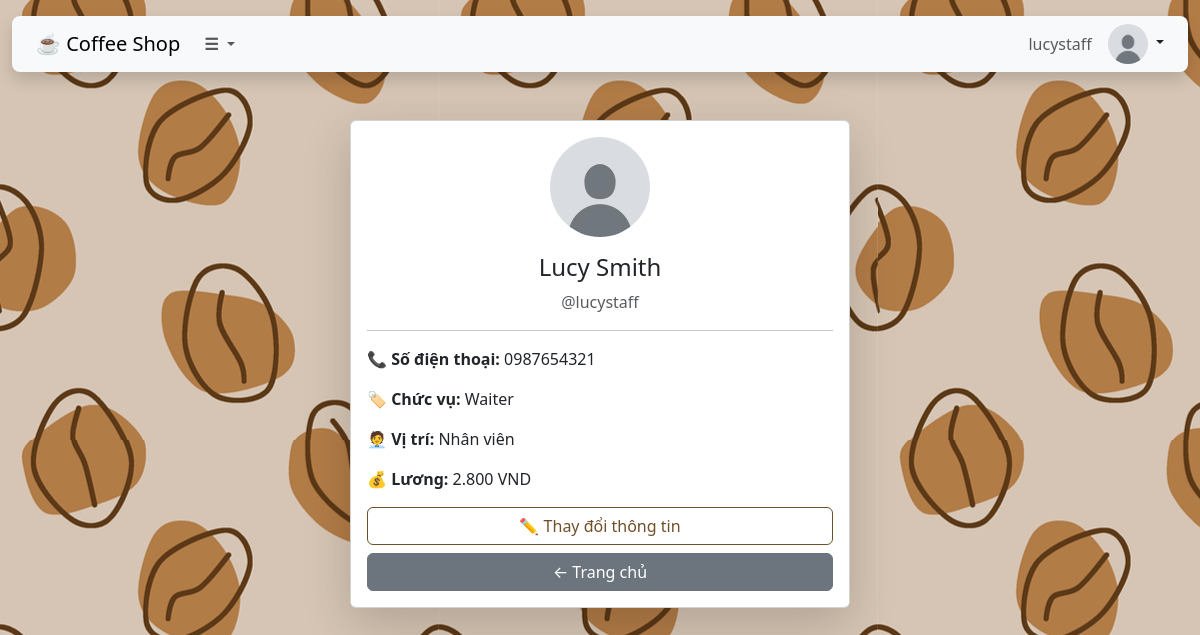
Before: /ProfileController/index (signed in) with the older database file.
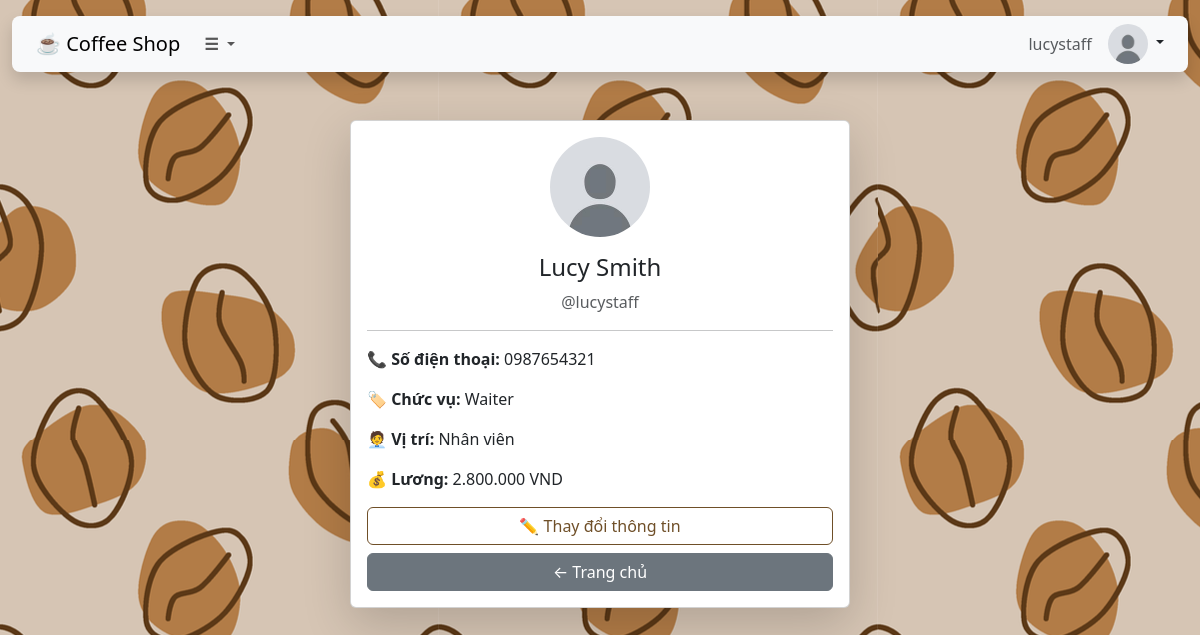
After: the same page with the newer database file.
### tables this page shows
CREATE TABLE Staff (
    staffId INT AUTO_INCREMENT PRIMARY KEY NOT NULL,
    name VARCHAR(100) NOT NULL,
    position VARCHAR(50) NOT NULL,
    username VARCHAR(50) NOT NULL,
    isManager TINYINT(1) DEFAULT 0 NOT NULL,
    salary INT NOT NULL,
    phone VARCHAR(20) NOT NULL,
    FOREIGN KEY (username) REFERENCES Account(username)
);

### core/Controller.php (called while the page is built, shortened)
<?php
class Controller {
    public function model($modelName) {
        return new $modelName;
    }
    public function view($viewPath, $data = []) {
        require_once __DIR__ . '/../app/views/' . $viewPath . '.php';
    }
}

### core/Database.php (called while the page is built, shortened)
<?php
class Database {
    private $host = "localhost";
    private $user = "root";
    private $pass = "";
    private $dbname = "coffee_shop";
    private $dbh;
    private $stmt;
    public function __construct() {
        $dsn = "mysql:host={$this->host};dbname={$this->dbname};charset=utf8";
        $options = [
            PDO::ATTR_ERRMODE            => PDO::ERRMODE_EXCEPTION,
            PDO::ATTR_DEFAULT_FETCH_MODE => PDO::FETCH_ASSOC
        ];
        try {
            $this->dbh = new PDO($dsn, $this->user, $this->pass, $options);
        } catch (PDOException $e) {
            die("Database Connection Failed: " . $e->getMessage());
        }
    }
    public function query($sql) {
        $this->stmt = $this->dbh->prepare($sql);
    }
    public function bind($param, $value, $type = null) {
        if (is_null($type)) {
            $type = match (true) {
                is_int($value)   => PDO::PARAM_INT,
                is_bool($value)  => PDO::PARAM_BOOL,
                is_null($value)  => PDO::PARAM_NULL,
                default          => PDO::PARAM_STR,
            };
        }
        $this->stmt->bindValue($param, $value, $type);
    }
    public function execute() {
        return $this->stmt->execute();
    }
    public function single() {
        $this->execute();
        return $this->stmt->fetch(PDO::FETCH_ASSOC);
    }
}

### app/models/Staff.php (called while the page is built, shortened)
<?php
    class Staff {
        private $db;
        public function __construct() {
            $this->db = new Database();
        }
        public function getStaffByUserName($username) {
            $this->db->query("SELECT * FROM staff WHERE username = :username");
            $this->db->bind(':username', $username);
            return $this->db->single();
        }
    }
?>

### app/views/mainpage/profile.php (the view, shortened to what this page needs)
<?php
$role = $_SESSION['role'] ?? 'guest';
$info = ($role === 'customer') ? $data['customer'] : $data['staff'];
$imgSrc = empty($_SESSION['avatar'])
    ? '/cnpm-final/public/images/avatar/default.jpg'
    : '/cnpm-final/public/images/avatar/' . $_SESSION['avatar'];
?>
<div class="container mt-5">
    <div class="card mx-auto shadow-lg" style="max-width: 500px;">
        <div class="card-body text-center">
            <img src="<?= $imgSrc ?>" alt="Avatar" class="rounded-circle mb-3" style="width: 100px; height: 100px; object-fit: cover;">
            <h4 class="card-title"><?= htmlspecialchars($info['name']) ?></h4>
            <p class="text-muted">@<?= htmlspecialchars($info['username']) ?></p>
            <hr>
            <div class="text-start">
                <?php if ($role === 'customer'): ?>
                    <p><strong>📞 Số điện thoại:</strong> <?= htmlspecialchars($info['phone']) ?></p>
                    <p><strong>⭐ Điểm tích lũy:</strong> <?= number_format($info['points']) ?> điểm</p>
                <?php elseif ($role === 'staff' || $role === 'manager'): ?>
                    <p><strong>📞 Số điện thoại:</strong> <?= htmlspecialchars($info['phone']) ?></p>
                    <p><strong>🏷️ Chức vụ:</strong> <?= htmlspecialchars($info['position']) ?></p>
                    <p><strong>🧑‍💼 Vị trí:</strong> <?= $role === 'manager' ? 'Quản lý' : 'Nhân viên' ?></p>
                    <p><strong>💰 Lương:</strong> <?= number_format($info['salary'], 0, ',', '.') ?> VND</p>
                <?php endif; ?>
            </div>
            <div class="d-grid gap-2 mt-3">
                <button class="btn btn-outline-primary" data-bs-toggle="modal" data-bs-target="#editModal">✏️ Thay đổi thông tin</button>
                <a href="/cnpm-final/HomeController/index" class="btn btn-secondary">← Trang chủ</a>
            </div>
        </div>
    </div>
</div>

### index.php (shortened to what this page needs)
<!DOCTYPE html>
<html lang="vi">
<head>
    <link href="https://cdn.jsdelivr.net/npm/bootstrap@5.3.0/dist/css/bootstrap.min.css" rel="stylesheet">
    <link rel="stylesheet" href="/cnpm-final/public/css/style.css">
</head>
<body>
    <?php
        spl_autoload_register(function ($class) {
            $paths = ['core/', 'app/controllers/', 'app/models/', 'app/services/'];
            foreach ($paths as $path) {
                $file = $path . $class . '.php';
                if (file_exists($file)) {
                    return;
                }
            }
        });
        require_once __DIR__ . '/app/views/layout/header.php';
        $app = new App();
    ?>
</body>
</html>

### app/views/layout/header.php (shortened to what this page needs)
<div class="container-fluid mt-3 mb-3">
  <nav class="navbar navbar-expand-lg bg-light text-dark px-4 py-2 shadow rounded-3">
    <a class="navbar-brand" href="/cnpm-final/HomeController/index">☕ Coffee Shop</a>
    <div class="collapse navbar-collapse" id="navbarContent">
      <ul class="navbar-nav me-auto mb-2 mb-lg-0">
        <?php $role = $_SESSION['role'] ?? 'guest'; ?>
        <?php if ($role !== 'guest'): ?>
          <li class="nav-item dropdown">
            <a class="nav-link dropdown-toggle fw-bold" href="#" id="functionDropdown" role="button" data-bs-toggle="dropdown" aria-expanded="false">
              &#9776;
            </a>
          </li>
        <?php endif; ?>
      </ul>
      <div class="d-flex align-items-center gap-3 ms-auto">
        <span class="text-muted"><?= htmlspecialchars($_SESSION['username'] ?? 'Guest') ?></span>
        <?php if ($role === 'guest'): ?>
          <a href="/cnpm-final/HomeController/loginPage" class="btn btn-outline-primary">Đăng nhập</a>
        <?php else: ?>
          <?php
            $avatar = $_SESSION['avatar'] ?? 'default.jpg';
            $imgSrc = "/cnpm-final/public/images/avatar/" . $avatar;
          ?>
          <div class="dropdown">
            <button class="btn dropdown-toggle p-0 border-0 bg-transparent" type="button" data-bs-toggle="dropdown">
              <img src="<?= $imgSrc ?>" class="rounded-circle" width="40" height="40" alt="avatar">
            </button>
          </div>
        <?php endif; ?>
      </div>
    </div>
  </nav>
</div>

### core/App.php (shortened to what this page needs)
<?php
    class App {
        protected $method = 'index';
        public function __construct() {
            $url = $this->parseUrl();
            $controllerPath = __DIR__ . '/../app/controllers/' . ucfirst($url[0]) . '.php';
            if (file_exists($controllerPath)) {
                unset($url[0]);
            }
            $this->controller = new $this->controller;
            if (isset($url[1]) && method_exists($this->controller, $url[1])) {
                $this->method = $url[1];
                unset($url[1]);
            }
            $this->params = $url ? array_values($url) : [];
            if ($_SERVER['REQUEST_METHOD'] === 'POST' && method_exists($this->controller, 'handlePost')) {
                call_user_func_array([$this->controller, 'handlePost'], $this->params);
            } else {
                call_user_func_array([$this->controller, $this->method], $this->params);
            }
        }
        private function parseUrl() {
            if (isset($_GET['url'])) {
                return explode('/', filter_var(rtrim($_GET['url'], '/'), FILTER_SANITIZE_URL));
            }
            return ['home'];
        }
    }
?>

### app/controllers/ProfileController.php (shortened to what this page needs)
<?php
    class ProfileController extends Controller {
        public function index() {
            $role = $_SESSION['role'] ?? 'guest';
            $username = $_SESSION['username'] ?? '';
            if ($role === 'customer') {
                $customerModel = $this->model('Customer');
                $customer = $customerModel->getCustomerByUserName($username);
                $this->view('mainpage/profile', ['customer' => $customer]);
            } elseif ($role === 'staff' || $role === 'manager') {
                $staffModel = $this->model('Staff');
                $staff = $staffModel->getStaffByUserName($username);
                $this->view('mainpage/profile', ['staff' => $staff]);
            }
        }
    }
?>

### public/css/style.css (style rules this page uses)
body { background-image: url('/cnpm-final/public/images/other/background.png'); background-size: auto; background-repeat: repeat; background-position: 0 0; }
.btn-outline-primary { color: #6f4f28 !important; border-color: #6f4f28 !important; }

Changed rows visible on the page:
changed staff "Lucy Smith": salary "2.800" → "2.800.000"
